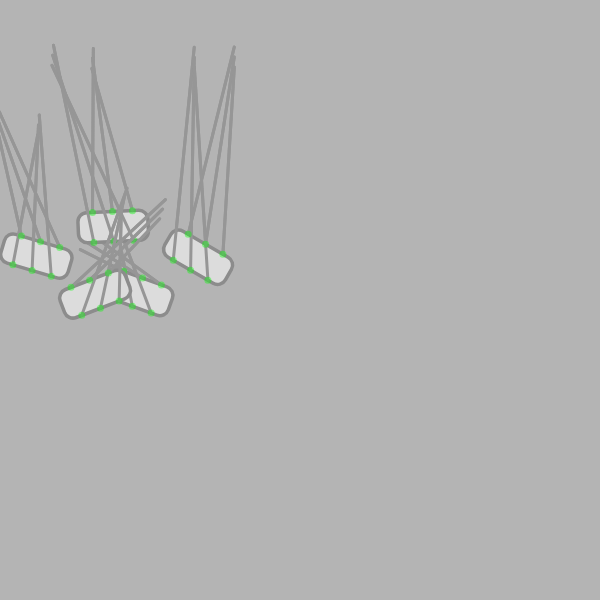
Frame 1 (no input)
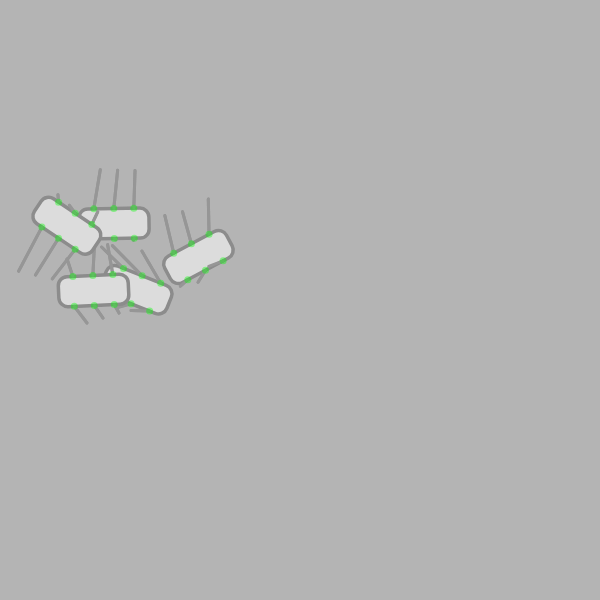
Frame 60 (no input)
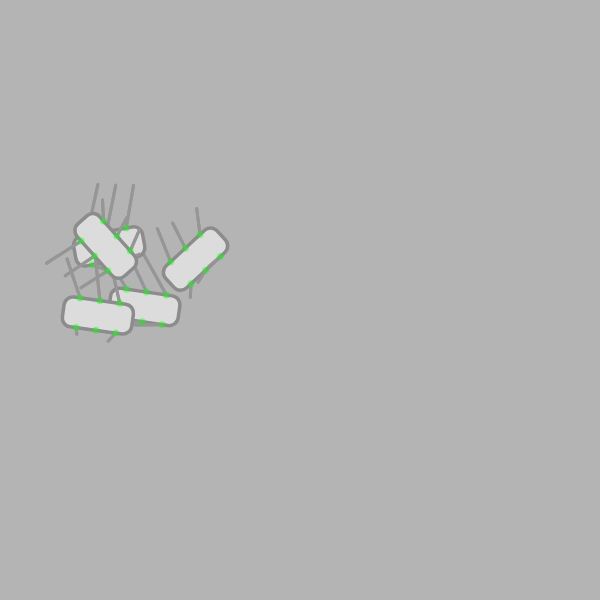
Frame 120 (the mouse pressed at the canvas centre since frame 60)

The p5.js sketch that drew these frames (run headless with seeded random() and noise() and a simulated clock; from frame 60 on, the mouse is pressed at the canvas centre):

// p5.js sketch
// ── sketch.js
//
//Miguel Rodríguez
//

p5.disableFriendlyErrors = true
const WIDTH = 600
const HEIGHT = 600
let creature

function setup(){
    createCanvas(WIDTH, HEIGHT)
    creature = new FullCreature(5)
}

function draw(){
    background(180)
    creature.update()
    // if(mouseIsPressed){
    //     creature.showGoalPoints()
    //     creature.showLimbsPos()
    //     creature.showDistances()
    // }
    creature.show()
}

// ── Creature.js
class Creature{
    constructor(x, y){
        this.pos = createVector(x, y);
        this.angle = random(TWO_PI)
        this.w = 70
        this.h = 30
        this.speed = .73
        this.rotSpeed = 0.55

        //gx and gy are the goal points of the limbs (respective from the creature)
        //sx and sy are the start points of the limbs (respective from the creature)
        //x and y are the current points of the limbs (absolute coordinates)
        //maxDist is the maximum distance of the limb
        let xC = 40
        let mD = 30
        let midH = this.h / 2
        this.limbs = [
            {gx: 30, gy: -xC, x: 0, y: 0, maxDist: mD, sx: 20, sy: -midH},
            {gx: 30, gy: xC, x: 0, y: 0, maxDist: mD, sx: 20, sy: midH},

            {gx: 10, gy: -xC, x: 0, y: 0, maxDist: mD, sx: 0, sy: -midH},
            {gx: 10, gy: xC, x: 0, y: 0, maxDist: mD, sx: 0, sy: midH},

            {gx: -10, gy: -xC, x: 0, y: 0, maxDist: mD, sx: -20, sy: -midH},
            {gx: -10, gy: xC, x: 0, y: 0, maxDist: mD, sx: -20, sy: midH},
        ]
    }

    getNextPos(){
        this.followMouse()
        let vel = p5.Vector.fromAngle(this.angle).mult(this.speed)
        return p5.Vector.add(this.pos, vel)
    }
    

    update(){
        this.followMouse()
        let vel = p5.Vector.fromAngle(this.angle).mult(this.speed)
        this.pos.add(vel)
        if(this.pos.x > width)  this.pos.x = 0
        if(this.pos.x < 0) this.pos.x = width
        if(this.pos.y > height) this.pos.y = 0
        if(this.pos.y < 0) this.pos.y = height
        this.updateLimbs()
    }

    followMouse(){
        let mouse = createVector(mouseX, mouseY)
        let dir = p5.Vector.sub(mouse, this.pos)
        let ang = dir.heading()
        let diff = ang - this.angle
        if (diff > PI) diff -= TWO_PI;
        if (diff < -PI) diff += TWO_PI;
        if (abs(diff) > 0.1){
            this.angle += diff * this.rotSpeed
        }
    }

    updateLimbs(){
        for(let limb of this.limbs){
            let realGoalX = this.pos.x + limb.gx * cos(this.angle) - limb.gy * sin(this.angle)
            let realGoalY = this.pos.y + limb.gx * sin(this.angle) + limb.gy * cos(this.angle)
            let limbX = limb.x
            let limbY = limb.y
            let d = dist(realGoalX, realGoalY, limbX, limbY)
            if(d > limb.maxDist){
                // limb.x = realGoalX
                // limb.y = realGoalY
                limb.x = lerp(limb.x, realGoalX, 0.5);
                limb.y = lerp(limb.y, realGoalY, 0.5);
            }
        }
    }

    showLimbs(){
        push()
        stroke(150)
        strokeWeight(3)
        for (let i = 0; i < this.limbs.length; i++){
            let limbX = this.limbs[i].sx
            let limbY = this.limbs[i].sy
            let x = this.pos.x + limbX * cos(this.angle) - limbY * sin(this.angle)
            let y = this.pos.y + limbX * sin(this.angle) + limbY * cos(this.angle)
            let endLimbX = this.limbs[i].x
            let endLimbY = this.limbs[i].y
            line(x, y, endLimbX, endLimbY)
        }
        pop()
    }

    showDistances(){
        push()
        stroke(255, 0, 0, 100)
        strokeWeight(3)
        for (let i = 0; i < this.limbs.length; i++){
            let limbX = this.limbs[i].gx
            let limbY = this.limbs[i].gy
            let x = this.pos.x + limbX * cos(this.angle) - limbY * sin(this.angle)
            let y = this.pos.y + limbX * sin(this.angle) + limbY * cos(this.angle)
            let endLimbX = this.limbs[i].x
            let endLimbY = this.limbs[i].y
            let red = map(dist(x, y, endLimbX, endLimbY), 0, this.limbs[i].maxDist, 0, 255)
            stroke(red, 255, 0, 100)
            line(x, y, endLimbX, endLimbY)
        }
        pop()
    }

    showLimbsPos(){
        push()
        stroke(255, 20, 0, 100)
        strokeWeight(7)
        for (let i = 0; i < this.limbs.length; i++){
            let limbX = this.limbs[i].x
            let limbY = this.limbs[i].y
            point(limbX, limbY)
        }
        pop()
    }

    showGoalPoints(){
        push()
        stroke(20, 0, 255, 100)
        strokeWeight(7)
        //it has to take into account the angle of the creature
        for (let i = 0; i < this.limbs.length; i++){
            let goalPointX = this.limbs[i].gx
            let goalPointY = this.limbs[i].gy
            let x = this.pos.x + goalPointX * cos(this.angle) - goalPointY * sin(this.angle)
            let y = this.pos.y + goalPointX * sin(this.angle) + goalPointY * cos(this.angle)
            point(x, y)
        }
        pop()
    }

    showStartLimbsPos(){
        push()
        stroke(0, 255, 0, 100)
        strokeWeight(7)
        for (let i = 0; i < this.limbs.length; i++){
            let limbX = this.limbs[i].sx
            let limbY = this.limbs[i].sy
            let x = this.pos.x + limbX * cos(this.angle) - limbY * sin(this.angle)
            let y = this.pos.y + limbX * sin(this.angle) + limbY * cos(this.angle)
            point(x, y)
        }
        pop()
    }

    show(){
        this.showLimbs()
        push()
        rectMode(CENTER)
        translate(this.pos.x, this.pos.y)
        rotate(this.angle)
        translate(-this.pos.x, -this.pos.y)
        fill(220)
        stroke(140)
        strokeWeight(3.5)
        rect(this.pos.x, this.pos.y, this.w, this.h, 9)
        pop()
        this.showLimbs()
        this.showStartLimbsPos()
    }
}
// ── FullCreature.js
class FullCreature{
    constructor(n){
        this.root = createVector(width/2, height/2)
        this.creatures = []
        this.createCreatures(n)
        this.totalLength = n * 70
    }

    createCreatures(n){
        for(let i = 0; i < n; i++){
            let x = random(width)
            let y = random(height)
            this.creatures.push(new Creature(x, y))
        }
    }

    applyIK(){
        let targetDir = this.creatures[this.creatures.length - 1].getNextPos()
        if (dist(targetDir.x, targetDir.y, this.root.x, this.root.y) > this.totalLength) {
		    targetDir = p5.Vector.sub(targetDir, this.root);
		    targetDir.normalize();
		    targetDir.mult(this.totalLength);
		    targetDir.add(this.root);
		}
        this.creatures[this.creatures.length - 1].pos = targetDir;
        for (let i = this.creatures.length - 1; i > 0; i--) {
		    let dir = p5.Vector.sub(this.creatures[i].pos, this.creatures[i - 1].pos);
		    dir.normalize();
		    dir.mult(this.creatures[i - 1].w);
		    this.creatures[i - 1].pos = p5.Vector.sub(this.creatures[i].pos, dir);
		}
        let rootDir = p5.Vector.sub(this.creatures[0].pos, this.root);
        this.root = p5.Vector.sub(this.creatures[0].pos, rootDir);

        // Recalculate the positions of all segments forward from the root
        this.creatures[0].pos = p5.Vector.add(this.root, rootDir);
        this.root = this.creatures[0].pos

        //calculate the angles of the creatures, they depend of the relative positions of the creatures
        //the angle of a creature is the mid angle bewtween the two creatures that are next to it
        for(let i = 0; i < this.creatures.length; i++){
            let prev = this.creatures[i-1]
            let next = this.creatures[i+1]
            let angle = this.creatures[i].angle
            if(prev){
                let dir = p5.Vector.sub(this.creatures[i].pos, prev.pos)
                angle = dir.heading()
            }
            if(next){
                let dir = p5.Vector.sub(this.creatures[i].pos, next.pos)
                angle += dir.heading()
            }
            this.creatures[i].angle = (angle / 2) + PI/2
        }
    }
    


    update(){
        // for(let creature of this.creatures){
        //     creature.update()
        // }
        this.creatures.forEach(creature => creature.updateLimbs())
        this.applyIK()
    }

    show(){
        for(let creature of this.creatures){
            creature.show()
        }
    }
}
